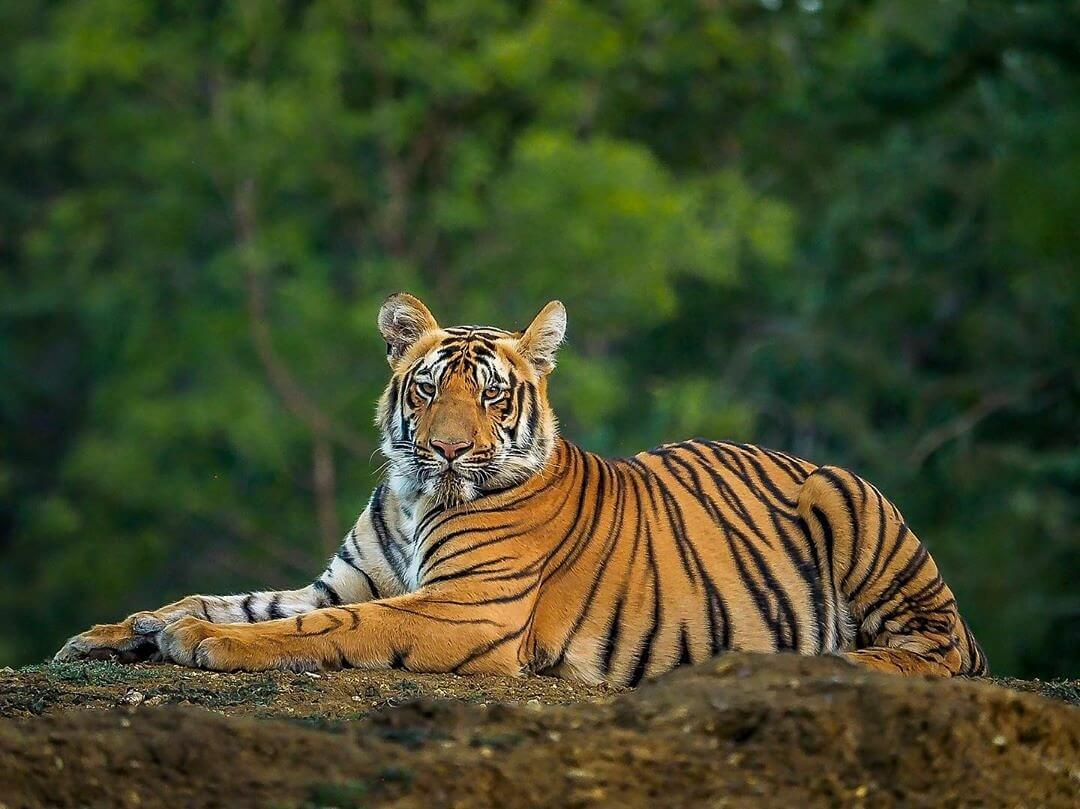
#> input picture pictures/tiger.png, 1080 x 809 px
$ python image-histogram.py
#> lines starting #> are read from the running program, lines starting #| are printed output that depends on the picture
import cv2
import numpy as np
import matplotlib.pyplot as plt

def GrayHistogram():
    img = cv2.imread('pictures/tiger.png')
#> img is the input picture: shape (809, 1080, 3); mean B, G, R 41.4, 72.9, 65.9
    imggray = cv2.cvtColor(img, cv2.COLOR_BGR2GRAY)
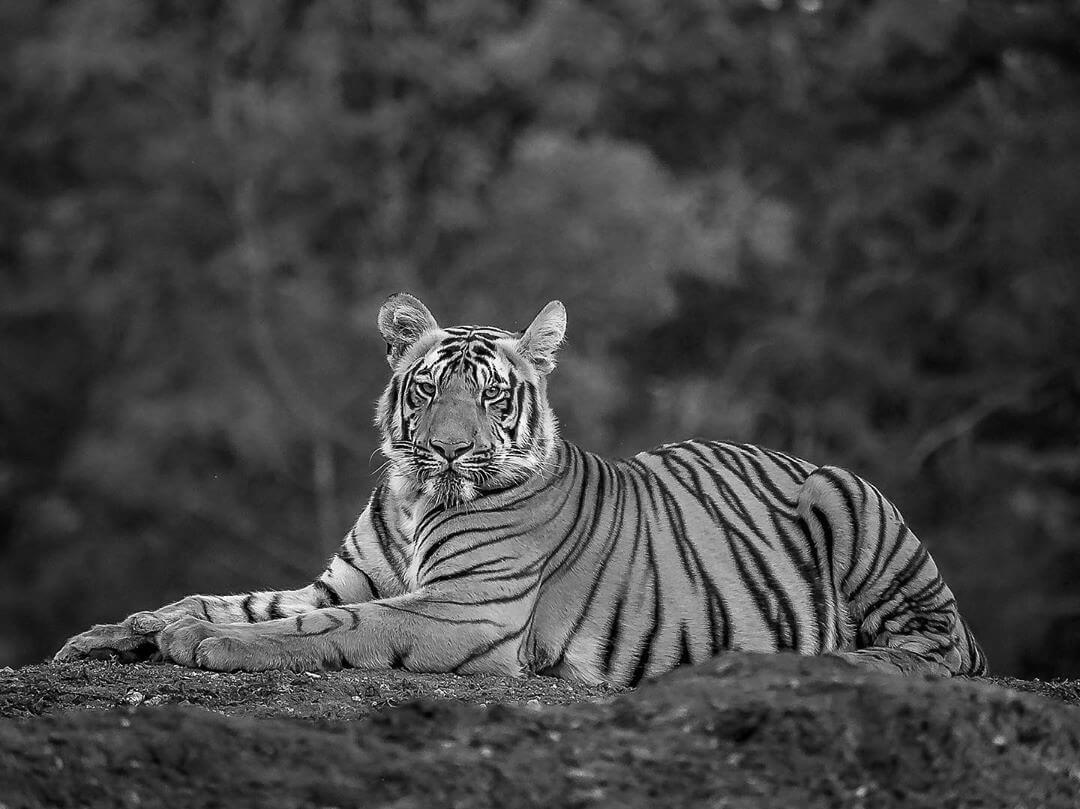
#> imggray: shape (809, 1080); min 0, max 255, mean 67.2

    hist = cv2.calcHist([imggray], [0], None, [256], [0, 256]) #256 is not included in range 0 in inculded though
#> hist = 256 values, max 16277 at index 44, min 7 at index 255, mean 3413

    plt.subplot(121)
    plt.imshow(imggray, cmap='gray')

    plt.subplot(122)
    plt.plot(hist)
    plt.xlabel("Pixel Intensity")
    plt.ylabel("# of Pixels")


    plt.show()
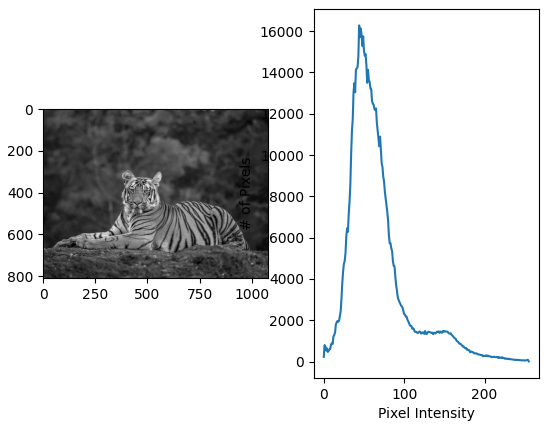
#> figure drawn by matplotlib, 2 panels; panel 2: curve peaks at x = 44, y = 16277

def RGBHistogram():
    img = cv2.imread('pictures/tiger.png')
    imgrgb = cv2.cvtColor(img, cv2.COLOR_BGR2RGB)

    plt.subplot(121)
    plt.imshow(imgrgb)

    colors = ['r', 'g', 'b']
    for i in range(len(colors)):
        hist = cv2.calcHist([imgrgb], [i], None, [256], [0, 256])
        plt.subplot(122)
        plt.plot(hist, colors[i])


    plt.xlabel("Pixel Intensity")
    plt.ylabel("# of Pixels")

    plt.show()
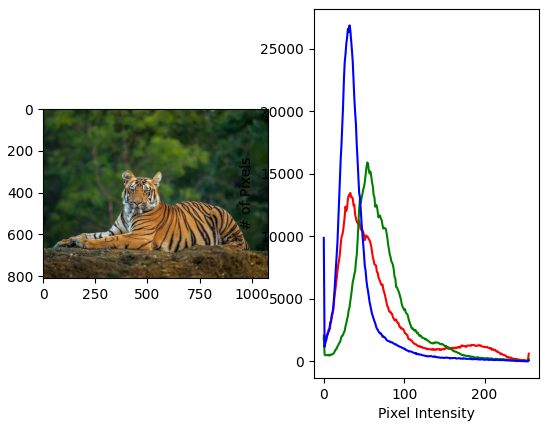
#> figure drawn by matplotlib, 2 panels; panel 2: curve peaks at x = 33, y = 13475; panel 2: curve peaks at x = 54, y = 15908; panel 2: curve peaks at x = 32, y = 26867

def RGBRegionHistogram():
    img = cv2.imread('pictures/tiger.png')
    imgrgb = cv2.cvtColor(img, cv2.COLOR_BGR2RGB)
    imgrgb = imgrgb[300:500, 350:600]
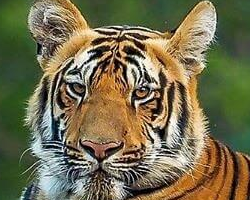
#> imgrgb: shape (200, 250, 3); mean R, G, B 117.1, 110.7, 79.9

    plt.subplot(121)
    plt.imshow(imgrgb)

    colors = ['r', 'g', 'b']
    for i in range(len(colors)):
        hist = cv2.calcHist([imgrgb], [i], None, [256], [0, 256])
        plt.subplot(122)
        plt.plot(hist, colors[i])


    plt.xlabel("Pixel Intensity")
    plt.ylabel("# of Pixels")

    plt.show()
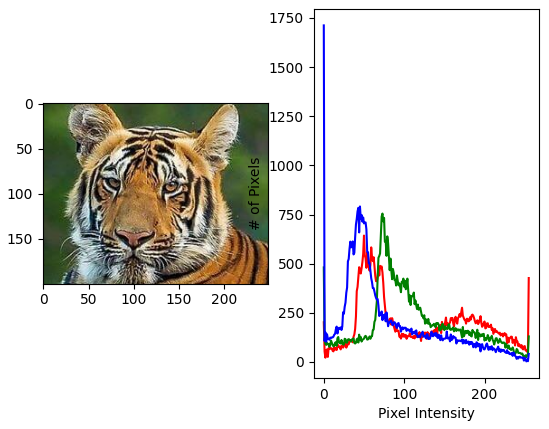
#> figure drawn by matplotlib, 2 panels; panel 2: curve peaks at x = 50, y = 643; panel 2: curve peaks at x = 73, y = 755; panel 2: curve peaks at x = 0, y = 1712

if __name__ == "__main__":
    GrayHistogram()
    RGBHistogram()
    RGBRegionHistogram()

$ run again, with pictures/roadline.png copied over pictures/tiger.png
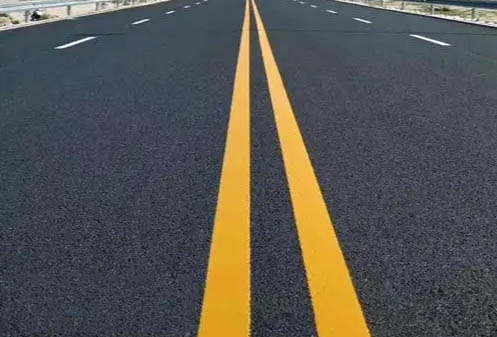
#> input picture pictures/roadline.png, 497 x 337 px
#> in GrayHistogram, img is the input picture: shape (337, 497, 3); mean B, G, R 81.5, 84.9, 85.9
#> in GrayHistogram, `imggray = cv2.cvtColor(img, cv2.COLOR_BGR2GRAY)`:
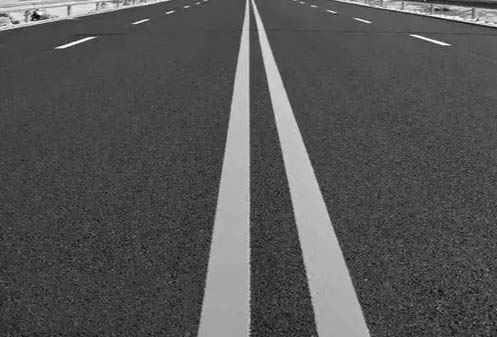
#> imggray: shape (337, 497); min 2, max 254, mean 84.8
#> hist = 256 values, max 6558 at index 72, min 0 at index 0, mean 654.3
#> in RGBRegionHistogram, `plt.show()`:
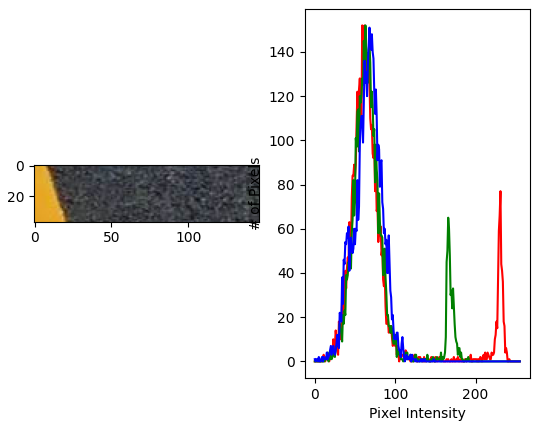
#> figure drawn by matplotlib, 2 panels; panel 2: curve peaks at x = 59, y = 152; panel 2: curve peaks at x = 63, y = 152; panel 2: curve peaks at x = 68, y = 151
